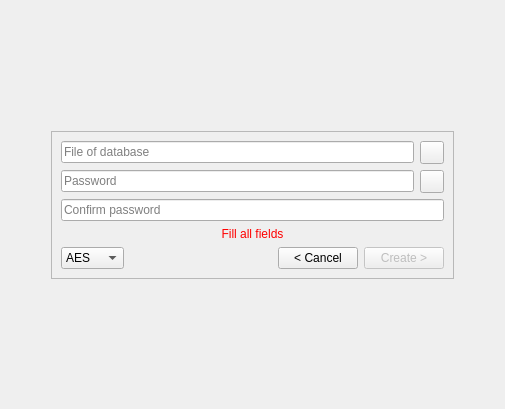
      <widget class="QWidget" name="Page_New">
       <layout class="QVBoxLayout" name="verticalLayout_9">
        <item>
         <spacer name="VSpacer_New_0">
          <property name="orientation">
           <enum>Qt::Vertical</enum>
          </property>
          <property name="sizeHint" stdset="0">
           <size>
            <width>20</width>
            <height>120</height>
           </size>
          </property>
         </spacer>
        </item>
        <item>
         <layout class="QHBoxLayout" name="HLay_New_0">
          <item>
           <spacer name="HSpacer_New_0">
            <property name="orientation">
             <enum>Qt::Horizontal</enum>
            </property>
            <property name="sizeHint" stdset="0">
             <size>
              <width>40</width>
              <height>20</height>
             </size>
            </property>
           </spacer>
          </item>
          <item>
           <widget class="QFrame" name="frame_3">
            <property name="frameShape">
             <enum>QFrame::StyledPanel</enum>
            </property>
            <property name="frameShadow">
             <enum>QFrame::Raised</enum>
            </property>
            <layout class="QVBoxLayout" name="verticalLayout_8">
             <item>
              <layout class="QHBoxLayout" name="HLay_New_1">
               <item>
                <widget class="QLineEdit" name="LineEdit_New_FilePath">
                 <property name="dragEnabled">
                  <bool>true</bool>
                 </property>
                 <property name="placeholderText">
                  <string>File of database</string>
                 </property>
                 <property name="clearButtonEnabled">
                  <bool>true</bool>
                 </property>
                </widget>
               </item>
               <item>
                <widget class="QToolButton" name="TButton_New_ChooseFile">
                 <property name="text">
                  <string/>
                 </property>
                 <property name="icon">
                  <iconset theme="folder-open">
                   <normaloff/>
                  </iconset>
                 </property>
                </widget>
               </item>
              </layout>
             </item>
             <item>
              <layout class="QHBoxLayout" name="horizontalLayout_2">
               <item>
                <widget class="QLineEdit" name="LineEdit_New_Password">
                 <property name="text">
                  <string/>
                 </property>
                 <property name="echoMode">
                  <enum>QLineEdit::Password</enum>
                 </property>
                 <property name="placeholderText">
                  <string>Password</string>
                 </property>
                </widget>
               </item>
               <item>
                <widget class="QToolButton" name="TButton_New_ShowPassword">
                 <property name="text">
                  <string/>
                 </property>
                 <property name="icon">
                  <iconset resource="resources.qrc">
                   <normaloff>:/images/eye.png</normaloff>:/images/eye.png</iconset>
                 </property>
                 <property name="checkable">
                  <bool>true</bool>
                 </property>
                </widget>
               </item>
              </layout>
             </item>
             <item>
              <widget class="QLineEdit" name="LineEdit_New_ConfirmPassword">
               <property name="text">
                <string/>
               </property>
               <property name="echoMode">
                <enum>QLineEdit::Password</enum>
               </property>
               <property name="placeholderText">
                <string>Confirm password</string>
               </property>
              </widget>
             </item>
             <item>
              <widget class="QLabel" name="Label_New_Error">
               <property name="styleSheet">
                <string notr="true">color:red</string>
               </property>
               <property name="text">
                <string>Fill all fields</string>
               </property>
               <property name="alignment">
                <set>Qt::AlignCenter</set>
               </property>
              </widget>
             </item>
             <item>
              <layout class="QHBoxLayout" name="HLay_New_2">
               <item>
                <widget class="QComboBox" name="ComboBox_New_EncAlhorytm">
                 <item>
                  <property name="text">
                   <string>AES</string>
                  </property>
                 </item>
                 <item>
                  <property name="text">
                   <string>Cesar</string>
                  </property>
                 </item>
                </widget>
               </item>
               <item>
                <spacer name="HSpacer_New_2">
                 <property name="orientation">
                  <enum>Qt::Horizontal</enum>
                 </property>
                 <property name="sizeHint" stdset="0">
                  <size>
                   <width>148</width>
                   <height>20</height>
                  </size>
                 </property>
                </spacer>
               </item>
               <item>
                <widget class="QPushButton" name="PButton_New_Cancel">
                 <property name="text">
                  <string>&lt; Cancel</string>
                 </property>
                </widget>
               </item>
               <item>
                <widget class="QPushButton" name="PButton_New_CreateDatabase">
                 <property name="enabled">
                  <bool>false</bool>
                 </property>
                 <property name="text">
                  <string>Create &gt;</string>
                 </property>
                </widget>
               </item>
              </layout>
             </item>
            </layout>
           </widget>
          </item>
          <item>
           <spacer name="HSpacer_New_1">
            <property name="orientation">
             <enum>Qt::Horizontal</enum>
            </property>
            <property name="sizeHint" stdset="0">
             <size>
              <width>40</width>
              <height>20</height>
             </size>
            </property>
           </spacer>
          </item>
         </layout>
        </item>
        <item>
         <spacer name="VSpacer_New_1">
          <property name="orientation">
           <enum>Qt::Vertical</enum>
          </property>
          <property name="sizeHint" stdset="0">
           <size>
            <width>20</width>
            <height>119</height>
           </size>
          </property>
         </spacer>
        </item>
       </layout>
      </widget>
